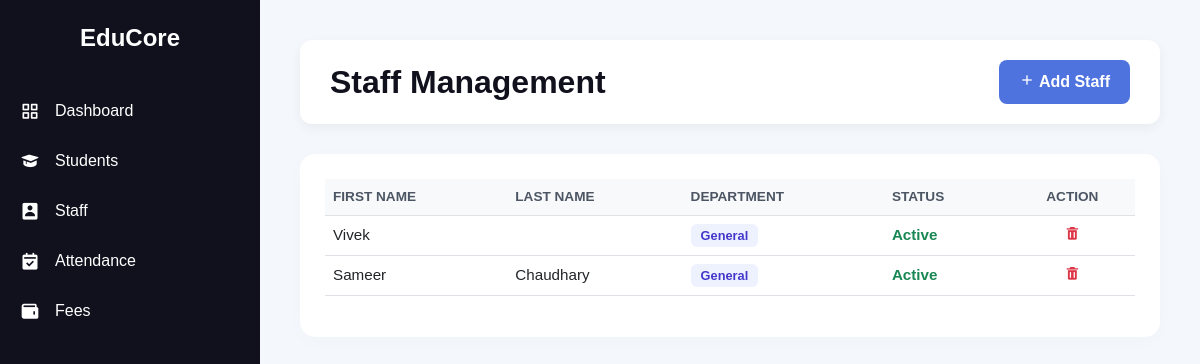
The app's page /dashboard-module/manage-staff/ with its own data.
### accounts/models.py (models this page shows, shortened)
class StaffProfile(models.Model):
    user = models.OneToOneField('CustomUser', on_delete=models.CASCADE)
    staff_id = models.CharField(max_length=20, unique=True)
    department = models.CharField(max_length=100)
    designation = models.CharField(max_length=100, default='Not Assigned', null=True, blank=True)
    base_salary = models.DecimalField(max_digits=10, decimal_places=2, default=0.0)
    total_leaves = models.IntegerField(default=24)
    used_leaves = models.IntegerField(default=0)

class CustomUser(AbstractUser):
    ADMIN = 'ADMIN'
    STUDENT = 'STUDENT'
    STAFF = 'STAFF'
    ROLE_CHOICES = [(ADMIN, 'Admin'), (STUDENT, 'Student'), (STAFF, 'Staff')]
    role = models.CharField(max_length=10, choices=ROLE_CHOICES, default=STUDENT)
    phone = models.CharField(max_length=15, blank=True, null=True)
    profile_pic = models.ImageField(upload_to='profiles/', default='default.png')
    bio = models.TextField(max_length=500, blank=True)

### dashboard/views.py (the view)
# urls.py: path('manage-staff/', auth_views.manage_staff, name='manage_staff'),
def manage_staff(request):
    staffs = StaffProfile.objects.filter(user__role='STAFF')
    return render(request, 'dashboard/manage_staff.html', {'all_staff': staffs})

### college_erp/templates/dashboard/manage_staff.html (shortened to what this page needs)
<!DOCTYPE html>
<html lang="en">
<head>
    <link href='https://unpkg.com/boxicons@2.1.4/css/boxicons.min.css' rel='stylesheet'>
    <link href="https://cdn.jsdelivr.net/npm/bootstrap@5.3.0/dist/css/bootstrap.min.css" rel="stylesheet">
</head>
<body>
    <div class="sidebar">
        <div class="logo-details">EduCore</div>
        <ul class="nav-links">
            <li><a href="{% url 'admin_dashboard' %}"> <i class='bx bx-grid-alt'></i> <span>Dashboard</span></a></li>
            <li><a href="{% url 'manage_students' %}"> <i class='bx bxs-graduation'></i> <span>Students</span></a></li>
            <li><a href="{% url 'manage_staff' %}"> <i class='bx bxs-user-rectangle'></i> <span>Staff</span></a></li>
            <li><a href="{% url 'mark_attendance' %}"> <i class='bx bxs-calendar-check'></i> <span>Attendance</span></a></li>
            <li><a href="{% url 'collect_fee' %}"> <i class='bx bxs-wallet'></i> <span>Fees</span></a></li>
        </ul>
    </div>
    <div class="main-content">
        <div class="header">
            <h2>Staff Management</h2>
            <a href="{% url 'add_staff' %}" class="btn-add"><i class='bx bx-plus'></i> Add Staff</a>
        </div>
        <div class="glass-panel">
            <table class="table table-hover align-middle">
                <thead>
                    <tr>
                        <th>First Name</th>
                        <th>Last Name</th>
                        <th>Department</th>
                        <th>Status</th>
                        <th class="text-center">Action</th>
                    </tr>
                </thead>
                <tbody>
    {% for s in all_staff %}
    <tr>
        <td>{{ s.user.first_name|default:s.user.username }}</td>
        <td>{{ s.user.last_name }}</td>
        <td>
            <span class="badge-dept">
                {{ s.department.department_name|default:"General" }}
            </span>
        </td>
        <td><span class="text-success fw-bold">Active</span></td>
        <td class="text-center">
            <a href="{% url 'delete_staff' s.id %}" class="text-danger">
                <i class='bx bxs-trash'></i>
            </a>
        </td>
    </tr>
    {% endfor %}
</tbody>
            </table>
        </div>
    </div>
</body>
</html>

### college_erp/templates/dashboard/manage_staff.html (style rules this page uses)
* { margin: 0; padding: 0; box-sizing: border-box; font-family: "Poppins", sans-serif; }
body { display: flex; background: #f4f7fb; overflow-x: hidden; }
.sidebar { width: 260px; background: #11101d; height: 100vh; position: fixed; left: 0; top: 0; z-index: 1000; padding-top: 20px; }
.logo-details { color: white; text-align: center; font-size: 24px; font-weight: bold; margin-bottom: 30px; }
.nav-links { list-style: none; padding: 0; }
.nav-links li { width: 100%; height: 50px; }
.nav-links li a { display: flex !important; align-items: center; color: #fff; text-decoration: none; height: 100%; width: 100%; padding-left: 20px; transition: 0.3s; cursor: pointer !important; }
.nav-links li i { margin-right: 15px; font-size: 20px; }
.main-content { margin-left: 260px; width: calc(100% - 260px); padding: 40px; position: relative; }
.header { background: #fff; padding: 20px 30px; border-radius: 12px; box-shadow: 0 4px 12px rgba(0,0,0,0.05); margin-bottom: 30px; display: flex; justify-content: space-between; align-items: center; }
.header h2 { font-weight: 700; color: #11101d; margin: 0; }
.btn-add { background: #4e73df; color: white; padding: 10px 20px; border-radius: 8px; text-decoration: none; font-weight: 600; transition: 0.3s; }
.glass-panel { background: white; padding: 25px; border-radius: 15px; box-shadow: 0 4px 20px rgba(0,0,0,0.02); }
table { width: 100%; }
th { background: #f8f9fa !important; color: #4b5563 !important; font-weight: 600; text-transform: uppercase; font-size: 0.85rem; }
td { color: #1f2937; font-size: 0.95rem; }
.badge-dept { background: #eef2ff; color: #4338ca; padding: 4px 10px; border-radius: 6px; font-weight: 600; font-size: 0.8rem; }

### records on screen
StaffProfile: user.first_name "Vivek", department.department_name "General"
StaffProfile: user.first_name "Sameer", user.last_name "Chaudhary", department.department_name "General"
